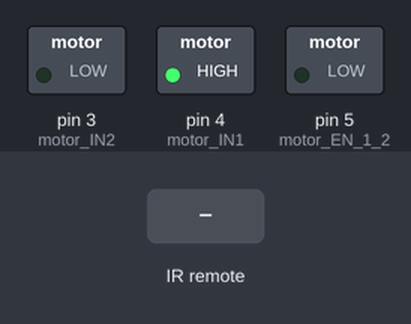
Simulated run of this sketch. Board: Arduino Uno, built with avr-gcc and run on an emulated ATmega328P. Shown: switched loads named in the sketch (green lamp = pin HIGH). The inputs (shaded band) are chosen by the test bench.

Above: at 1.2 s.
1.3 s: infrared code 0xFD00FF received
At 3.5 s:
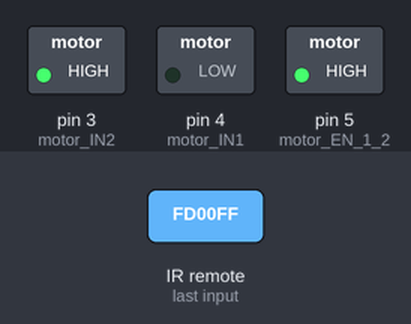
4.3 s: infrared code 0xFD906F received
At 7.0 s:
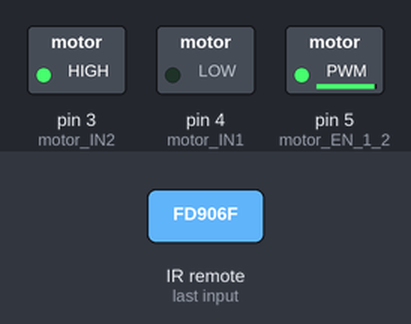
7.3 s: infrared code 0xFD20DF received
At 9.3 s:
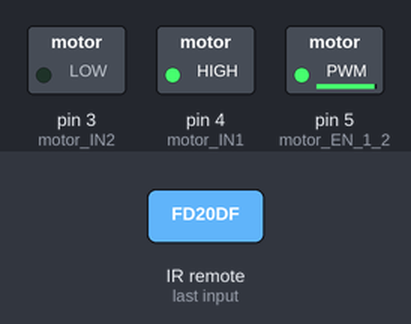
10.3 s: infrared code 0xFD609F received
At 12.8 s:
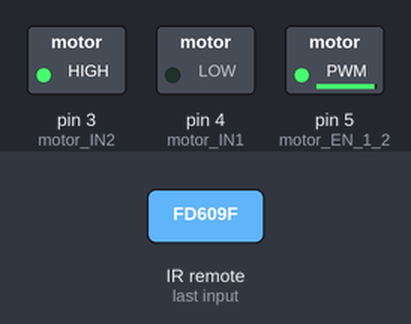
Timing chart, 0 to 14.3 s (numbered marks = the images above; inputs shaded):
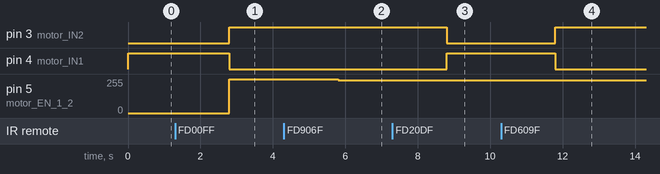

The sketch:

control_dc_motor_with_ir_remote.ino
```cpp
#include<IRremote.h>

int motor_EN_1_2 = 5;
int motor_IN1 = 4;
int motor_IN2 = 3;
int motorSpeed = 255;

int IRpin = 9;
IRrecv IR(IRpin);
decode_results cmd;

void setup() {
  pinMode(motor_EN_1_2, OUTPUT);
  pinMode(motor_IN1, OUTPUT);
  pinMode(motor_IN2, OUTPUT);

  Serial.begin(9600);
  IR.enableIRIn();

  digitalWrite(motor_IN1, HIGH);
  digitalWrite(motor_IN2, LOW);
}

void loop() {

  while(IR.decode(&cmd) == 0) {

  }
  delay(1500);
  IR.resume();


  if(cmd.value == 0xFD00FF) {
      digitalWrite(motor_IN1, LOW);
      digitalWrite(motor_IN2, HIGH);
      analogWrite(motor_EN_1_2, 255);
  }

  if(cmd.value == 0xFD807F) {
      motorSpeed += 10;
      if(motorSpeed > 255) {
        motorSpeed = 255;
      }

      analogWrite(motor_EN_1_2, motorSpeed);
  }

  if(cmd.value == 0xFD906F) {
    motorSpeed -= 10;
    if(motorSpeed < 0) {
      motorSpeed = 0;
    }

    analogWrite(motor_EN_1_2, motorSpeed);
  }

  if(cmd.value == 0xFD609F) {
    digitalWrite(motor_IN1, LOW);
    digitalWrite(motor_IN2, HIGH);
    analogWrite(motor_EN_1_2, motorSpeed);
  }
  if(cmd.value == 0xFD20DF) {
    digitalWrite(motor_IN1, HIGH);
    digitalWrite(motor_IN2, LOW);
    analogWrite(motor_EN_1_2, motorSpeed);
  }
  analogWrite(motor_EN_1_2, motorSpeed);

}
```

Measured:
- after the input at 1.3 s, pin 3 (motor_IN2): LOW → HIGH after 1.5 s; pin 4 (motor_IN1): HIGH → LOW after 1.5 s; pin 5 (motor_EN_1_2): 0/255 → 255/255 after 1.5 s
- after the input at 4.3 s, pin 5 (motor_EN_1_2): 255/255 → 245/255 after 1.5 s
- after the input at 7.3 s, pin 3 (motor_IN2): HIGH → LOW after 1.5 s; pin 4 (motor_IN1): LOW → HIGH after 1.5 s
- after the input at 10.3 s, pin 3 (motor_IN2): LOW → HIGH after 1.5 s; pin 4 (motor_IN1): HIGH → LOW after 1.5 s
